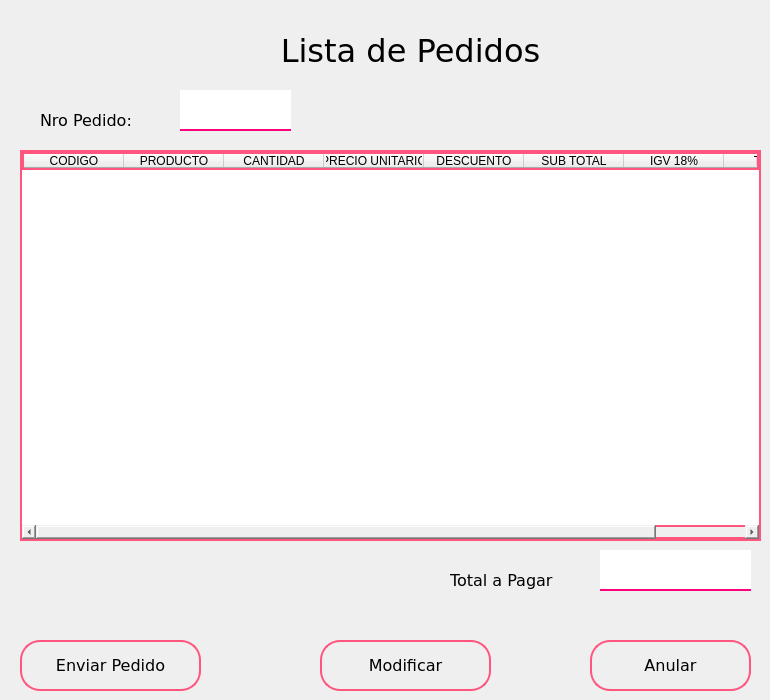
               <widget class="QWidget" name="pagListaPedidos">
                <widget class="QLabel" name="label_27">
                 <property name="geometry">
                  <rect>
                   <x>210</x>
                   <y>20</y>
                   <width>401</width>
                   <height>61</height>
                  </rect>
                 </property>
                 <property name="font">
                  <font>
                   <family>Verdana</family>
                   <pointsize>24</pointsize>
                  </font>
                 </property>
                 <property name="text">
                  <string>Lista de Pedidos</string>
                 </property>
                 <property name="alignment">
                  <set>Qt::AlignCenter</set>
                 </property>
                </widget>
                <widget class="QTableWidget" name="tableWidget">
                 <property name="geometry">
                  <rect>
                   <x>20</x>
                   <y>150</y>
                   <width>741</width>
                   <height>391</height>
                  </rect>
                 </property>
                 <property name="styleSheet">
                  <string notr="true">border:2px solid rgb(255, 85, 127);</string>
                 </property>
                 <column>
                  <property name="text">
                   <string>CODIGO</string>
                  </property>
                 </column>
                 <column>
                  <property name="text">
                   <string>PRODUCTO</string>
                  </property>
                 </column>
                 <column>
                  <property name="text">
                   <string>CANTIDAD</string>
                  </property>
                 </column>
                 <column>
                  <property name="text">
                   <string>PRECIO UNITARIO</string>
                  </property>
                 </column>
                 <column>
                  <property name="text">
                   <string>DESCUENTO</string>
                  </property>
                 </column>
                 <column>
                  <property name="text">
                   <string>SUB TOTAL</string>
                  </property>
                 </column>
                 <column>
                  <property name="text">
                   <string>IGV 18%</string>
                  </property>
                 </column>
                 <column>
                  <property name="text">
                   <string>TOTAL </string>
                  </property>
                 </column>
                </widget>
                <widget class="QPushButton" name="pushButton_9">
                 <property name="geometry">
                  <rect>
                   <x>20</x>
                   <y>640</y>
                   <width>181</width>
                   <height>51</height>
                  </rect>
                 </property>
                 <property name="font">
                  <font>
                   <family>Verdana</family>
                   <pointsize>12</pointsize>
                  </font>
                 </property>
                 <property name="styleSheet">
                  <string notr="true">QPushButton{
border:2px solid rgb(255, 85, 127);
border-radius:20px;

}

QPushButton:hover{
background-color:qlineargradient(spread:pad, x1:1, y1:1, x2:0.06, y2:0.131227, stop:0.373134 rgba(249, 148, 207, 255), stop:1 rgba(255, 255, 255, 255))
}</string>
                 </property>
                 <property name="text">
                  <string>Enviar Pedido</string>
                 </property>
                </widget>
                <widget class="QPushButton" name="pushButton_10">
                 <property name="geometry">
                  <rect>
                   <x>590</x>
                   <y>640</y>
                   <width>161</width>
                   <height>51</height>
                  </rect>
                 </property>
                 <property name="font">
                  <font>
                   <family>Verdana</family>
                   <pointsize>12</pointsize>
                  </font>
                 </property>
                 <property name="styleSheet">
                  <string notr="true">QPushButton{
border:2px solid rgb(255, 85, 127);
border-radius:20px;

}

QPushButton:hover{
background-color:qlineargradient(spread:pad, x1:1, y1:1, x2:0.06, y2:0.131227, stop:0.373134 rgba(249, 148, 207, 255), stop:1 rgba(255, 255, 255, 255))
}</string>
                 </property>
                 <property name="text">
                  <string>Anular</string>
                 </property>
                </widget>
                <widget class="QPushButton" name="pushButton_11">
                 <property name="geometry">
                  <rect>
                   <x>320</x>
                   <y>640</y>
                   <width>171</width>
                   <height>51</height>
                  </rect>
                 </property>
                 <property name="font">
                  <font>
                   <family>Verdana</family>
                   <pointsize>12</pointsize>
                  </font>
                 </property>
                 <property name="styleSheet">
                  <string notr="true">QPushButton{
border:2px solid rgb(255, 85, 127);
border-radius:20px;

}

QPushButton:hover{
background-color:qlineargradient(spread:pad, x1:1, y1:1, x2:0.06, y2:0.131227, stop:0.373134 rgba(249, 148, 207, 255), stop:1 rgba(255, 255, 255, 255))
}</string>
                 </property>
                 <property name="text">
                  <string>Modificar</string>
                 </property>
                </widget>
                <widget class="QLabel" name="label_13">
                 <property name="geometry">
                  <rect>
                   <x>40</x>
                   <y>100</y>
                   <width>151</width>
                   <height>41</height>
                  </rect>
                 </property>
                 <property name="font">
                  <font>
                   <family>Verdana</family>
                   <pointsize>12</pointsize>
                  </font>
                 </property>
                 <property name="text">
                  <string>Nro Pedido:</string>
                 </property>
                </widget>
                <widget class="QLineEdit" name="lineEdit_12">
                 <property name="geometry">
                  <rect>
                   <x>180</x>
                   <y>90</y>
                   <width>111</width>
                   <height>41</height>
                  </rect>
                 </property>
                 <property name="font">
                  <font>
                   <pointsize>12</pointsize>
                  </font>
                 </property>
                 <property name="styleSheet">
                  <string notr="true">QLineEdit{
background-color: rgb(255, 255, 255);
border:none;
border-bottom:2px solid rgb(255, 0, 127);
padding-bottom:7px;
}</string>
                 </property>
                 <property name="alignment">
                  <set>Qt::AlignBottom|Qt::AlignLeading|Qt::AlignLeft</set>
                 </property>
                </widget>
                <widget class="QLabel" name="label_15">
                 <property name="geometry">
                  <rect>
                   <x>450</x>
                   <y>560</y>
                   <width>151</width>
                   <height>41</height>
                  </rect>
                 </property>
                 <property name="font">
                  <font>
                   <family>Verdana</family>
                   <pointsize>12</pointsize>
                  </font>
                 </property>
                 <property name="text">
                  <string>Total a Pagar</string>
                 </property>
                </widget>
                <widget class="QLabel" name="label_16">
                 <property name="geometry">
                  <rect>
                   <x>600</x>
                   <y>550</y>
                   <width>151</width>
                   <height>41</height>
                  </rect>
                 </property>
                 <property name="font">
                  <font>
                   <family>Verdana</family>
                   <pointsize>12</pointsize>
                  </font>
                 </property>
                 <property name="styleSheet">
                  <string notr="true">background-color: rgb(255, 255, 255);
border:none;
border-bottom:2px solid rgb(255, 0, 127);
padding-bottom:7px;</string>
                 </property>
                 <property name="text">
                  <string/>
                 </property>
                </widget>
                <widget class="QLabel" name="label_31">
                 <property name="geometry">
                  <rect>
                   <x>660</x>
                   <y>30</y>
                   <width>81</width>
                   <height>71</height>
                  </rect>
                 </property>
                 <property name="text">
                  <string/>
                 </property>
                 <property name="pixmap">
                  <pixmap>logo1.png</pixmap>
                 </property>
                 <property name="scaledContents">
                  <bool>true</bool>
                 </property>
                </widget>
               </widget>
